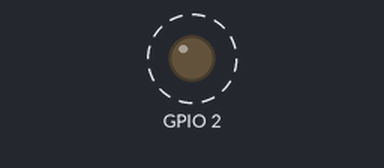
A sketch run on a simulated ESP32. Shown: output pins drawn as LEDs (lit = HIGH). Dashed ring = blinking. WiFi joins after 1.5 s; servers stay silent unless stated; what the sketch prints to the serial monitor is not drawn.

Above: at 1.7 s.
Timing chart, 0 to 4.5 s (numbered marks = the images above):
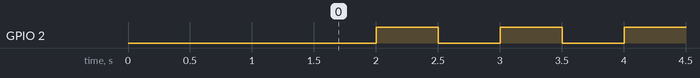

Measured:
- by itself, GPIO 2: alternates HIGH for 0.50 s and LOW for 0.50 s

The sketch:

attempt1.ino
```cpp
#include <WiFi.h>
#include <WiFiClient.h>
#include <WiFiServer.h>
#include <WiFiUdp.h>


#define FIREBASE_HOST "https://rawmateriallocalization.firebaseio.com"
#define WIFI_SSID "SPUTNIC SAT 3"
#define WIFI_PASSWORD "ne5551n4001"


void setup() {
  pinMode(LED_BUILTIN, OUTPUT);     // Initialize the LED_BUILTIN pin as an output
  Serial.begin(9600);
  WiFi.begin(WIFI_SSID,WIFI_PASSWORD );
  Serial.print("Connecting");
  while(WiFi.status() != WL_CONNECTED){ Serial.print(".");delay(500);}
  Serial.print("Connected");
}

// the loop function runs over and over again forever
void loop() {
  digitalWrite(LED_BUILTIN, LOW);   // Turn the LED on (Note that LOW is the voltage level
  // but actually the LED is on; this is because
  // it is active low on the ESP-01)
  delay(500);                      // Wait for a second
  digitalWrite(LED_BUILTIN, HIGH);  // Turn the LED off by making the voltage HIGH
  delay(500);                      // Wait for two seconds (to demonstrate the active low LED)
}
```
